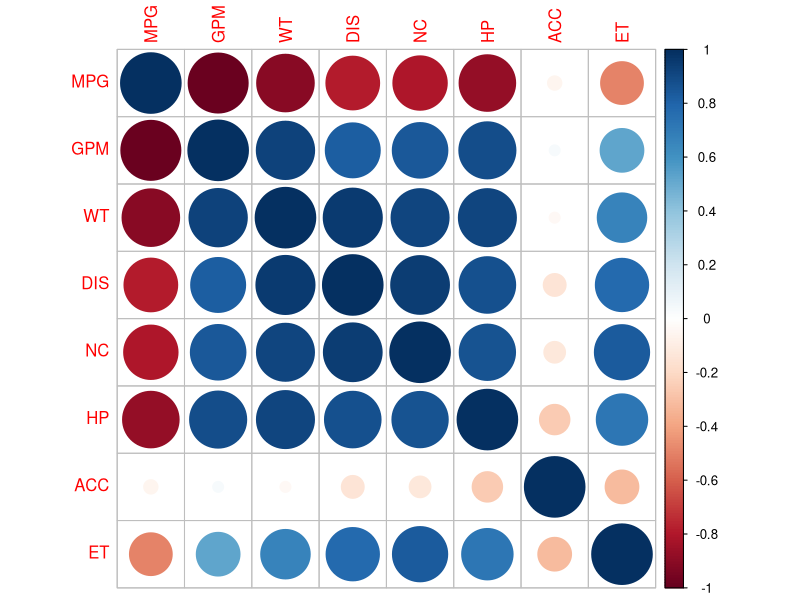
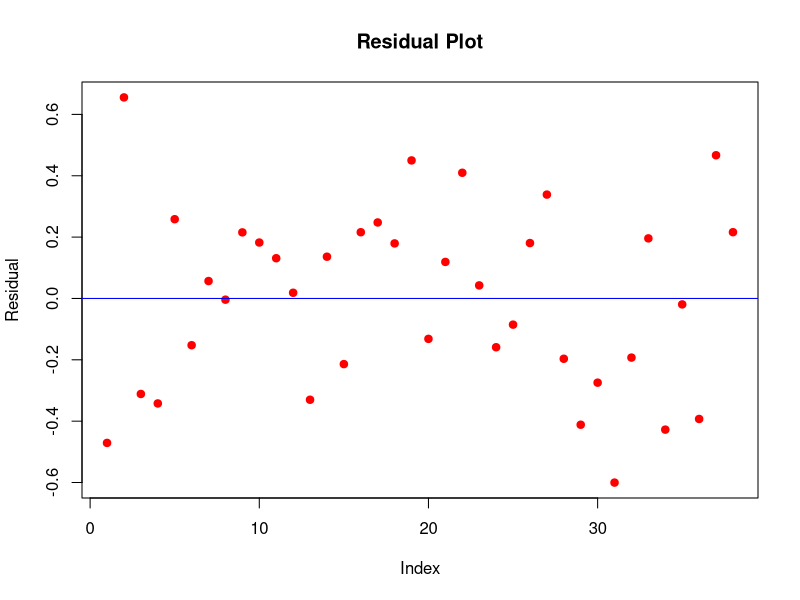
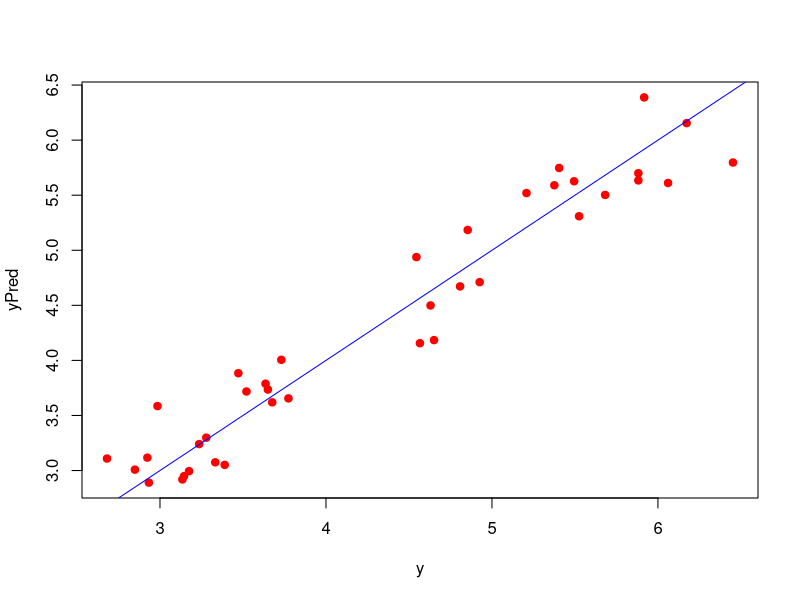

Source code (R) for these figures, in order:
## ---- chunk 1
library(corrplot)
## ---- chunk 2
fuelData <- read.table("FuelEfficiency.csv", sep = ",", header = TRUE)
## ---- chunk 3
names(fuelData)
dim(fuelData)
str(fuelData)
summary(fuelData)
## ---- chunk 4
corVal <- cor(fuelData)
corrplot(corVal)
corVal[,1]
## ---- chunk 5
lmModel <- lm(GPM ~ WT + DIS + NC + HP + ET, data = fuelData)
## ---- chunk 6
summary(lmModel)
## ---- chunk 7
lmModel$residuals
plot(lmModel$residuals, ylab = "Residual", col = "red", pch=19, main = "Residual Plot")
abline(h=0, col = "blue")
## ---- chunk 8
newData <- subset(fuelData, select = -c(MPG, ACC))
yPred <- predict(lmModel, newdata = newData)
y <- fuelData[,2]
plot(y, yPred, col = "red", pch = 19)
abline(a = 0, b = 1, col = "blue")
